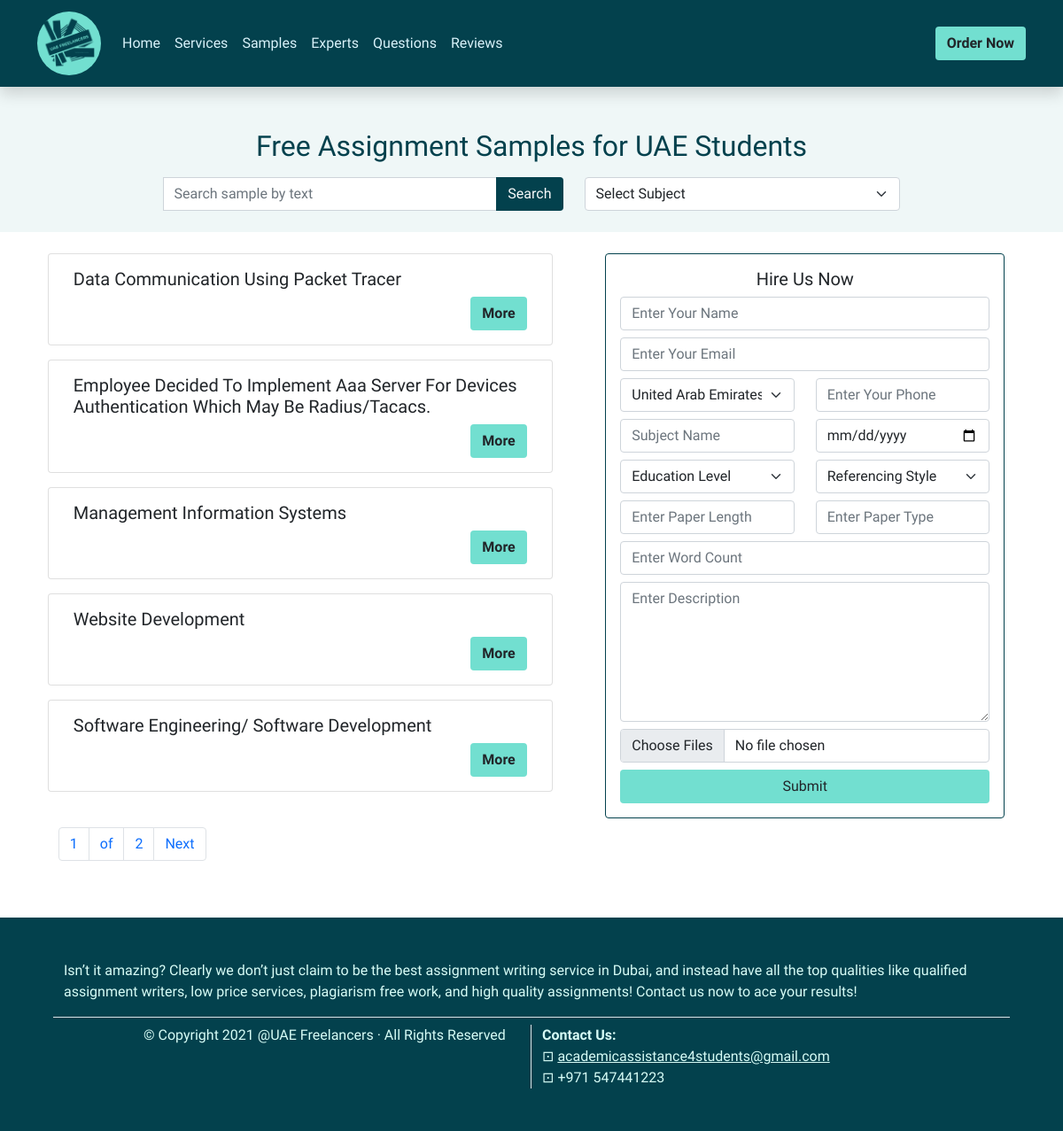
Screenshot of /samples/ with the database file from the repository.
### main/models.py (models this page shows)
class Sample(models.Model):
	heading = models.CharField(max_length=256)
	subject = models.CharField(max_length=256)
	description = models.TextField(blank=True, null=True)
	slug = models.SlugField(max_length=250, default='')
	url = models.CharField(max_length=256, blank=True, null=True, default='')
	class Meta:
		ordering = ('id',)
	def __str__(self) -> str:
		return self.heading
	__repr__ = __str__

### main/views.py (the view)
# urls.py: path('samples/', SamplesView.as_view(), name='samples'),
class SamplesView(ListView):
	template_name = 'main/samples.html'
	model = Sample
	paginate_by = 5

### templates/main/samples.html (shortened to what this page needs)
{% extends "main/sample_base.html" %}
{% block heading %}
  Free Assignment Samples for UAE Students
{% endblock %}
{% block search_by_text %}
<form action="{% url 'main:search_sample' %}" method="POST">
  <div class="input-group">
    <input type="text" name="search" placeholder="Search sample by text" class="form-control">
    <input type="submit" value="Search" class="btn bg-dark-blue text-light">
  </div>
</form>
{% endblock %}
{% block search_by_dropdown %}
<form action="{% url 'main:search_sample' %}" method="POST">
  <select class="form-select" name="categories" id="categories" onchange="submit_form(this)">
    <option selected>Select Subject</option>
  </select>
</form>
{% endblock %}
{% block samples %}
  {% for object in object_list %}
  <div class="card mb-3">
    <div class="card-body">
      <h5 class="card-title">{{ object.heading|title }}</h5>
      <a class="float-end btn bg-blue fw-bold" href="{% url 'main:samples_detail' object.slug %}">More</a>
    </div>
  </div>
  {% endfor %}
  {% include "main/pagination.html" %}
{% endblock %}

### assets/styles/main.css (style rules this page uses)
* { margin: 0; padding: 0; box-sizing: border-box; }
body { font-family: "Lexend", sans-serif; }
.bg-blue { background-color: #72dfd0; }
.bg-dark-blue { background-color: #03414d; }

### rows the page displays
Sample: heading "Data Communication Using Packet Tracer"
Sample: heading "Employee Decided To Implement Aaa Server For Devices Authentication Which May Be Radius/Tacacs."
Sample: heading "Management Information Systems"
Sample: heading "Website Development"
Sample: heading "Software Engineering/ Software Development"

### other values shown
{{ page_obj.number }} "1"
{{ paginator.num_pages }} "2"
